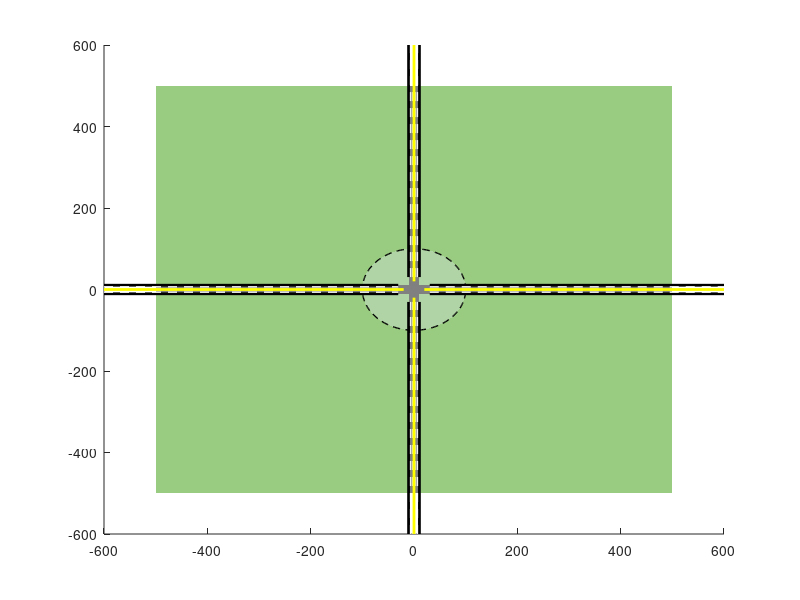

MATLAB code to generate this figure: (Note: this script raises an error after producing the figure.)
% PLOT_INTERSECTION  Draw the static intersection scene for the current frame.
%
% Grass, circular control zone, road surfaces, lane markings, centre lines, and
% the four rounded corners. Signal-free: no traffic-light rendering.

hold on
radius   = 20;
anglePts = linspace(0, 2*pi, 200);

fill([-500 -500 500 500], [-500 500 500 -500], [0.6 0.8 0.5], 'EdgeColor', 'none');

xCZ = 100*cos(anglePts);
yCZ = 100*sin(anglePts);
fill(xCZ, yCZ, [0.9 0.9 1], 'FaceAlpha', 0.3, 'EdgeColor', 'none');
plot(xCZ, yCZ, 'k--', 'LineWidth', 1);

fill([-500 -500 500 500], [-10.5 10.5 10.5 -10.5], [0.5 0.5 0.5], 'EdgeColor', 'none');
fill([-10.5 10.5 10.5 -10.5], [-500 -500 500 500], [0.5 0.5 0.5], 'EdgeColor', 'none');

plot([-600, -radius-10.5], [-10.5 -10.5], 'k', 'LineWidth', 2);
plot([-600, -radius-10.5], [ 10.5  10.5], 'k', 'LineWidth', 2);
plot([ radius+10.5, 600],  [-10.5 -10.5], 'k', 'LineWidth', 2);
plot([ radius+10.5, 600],  [ 10.5  10.5], 'k', 'LineWidth', 2);
plot([-10.5 -10.5], [-600, -radius-10.5], 'k', 'LineWidth', 2);
plot([-10.5 -10.5], [ radius+10.5, 600],  'k', 'LineWidth', 2);
plot([ 10.5  10.5], [-600, -radius-10.5], 'k', 'LineWidth', 2);
plot([ 10.5  10.5], [ radius+10.5, 600],  'k', 'LineWidth', 2);

for y = [3.5 7 -3.5 -7]
    plot([-600, -radius-10.5], [y y], 'w--', 'LineWidth', 0.5);
    plot([ radius+10.5, 600],  [y y], 'w--', 'LineWidth', 0.5);
end
for x = [-3.5 -7 3.5 7]
    plot([x x], [-600, -radius-10.5], 'w--', 'LineWidth', 0.5);
    plot([x x], [ radius+10.5, 600],  'w--', 'LineWidth', 0.5);
end

plot([-600, -radius], [0 0], '-', 'Color', [1 1 0], 'LineWidth', 2);
plot([ radius, 600],  [0 0], '-', 'Color', [1 1 0], 'LineWidth', 2);
plot([0 0], [ radius, 600],  '-', 'Color', [1 1 0], 'LineWidth', 2);
plot([0 0], [-600, -radius], '-', 'Color', [1 1 0], 'LineWidth', 2);

R      = radius;
thetaW = linspace(0, pi/2, 400);
xW0    = R*cos(thetaW);
yW0    = R*sin(thetaW);
sq     = polyshape([0 R R 0], [0 0 R R]);
disk   = polyshape([xW0 0], [yW0 0]);
wedge  = subtract(sq, disk);

cornerPhi = [pi, pi/2, 0, 3*pi/2];
cornerDx  = [ 30.5,  30.5, -30.5, -30.5];
cornerDy  = [ 30.5, -30.5, -30.5,  30.5];
% NOTE: use local names that cannot collide with the global parameters.
% Reusing `phi` here as a rotation angle previously overwrote the GLOBAL
% reaction time (phi) in the caller's workspace, corrupting the CBFs.
for kc = 1:4
    ang = cornerPhi(kc);  dx = cornerDx(kc);  dy = cornerDy(kc);
    [xw, yw] = boundary(wedge);
    xr = xw*cos(ang) - yw*sin(ang) + dx;
    yr = xw*sin(ang) + yw*cos(ang) + dy;
    fill(xr, yr, [0.5 0.5 0.5], 'EdgeColor', 'none');
    xC2 = xW0*cos(ang) - yW0*sin(ang) + dx;
    yC2 = xW0*sin(ang) + yW0*cos(ang) + dy;
    plot(xC2, yC2, 'k', 'LineWidth', 2);
end
